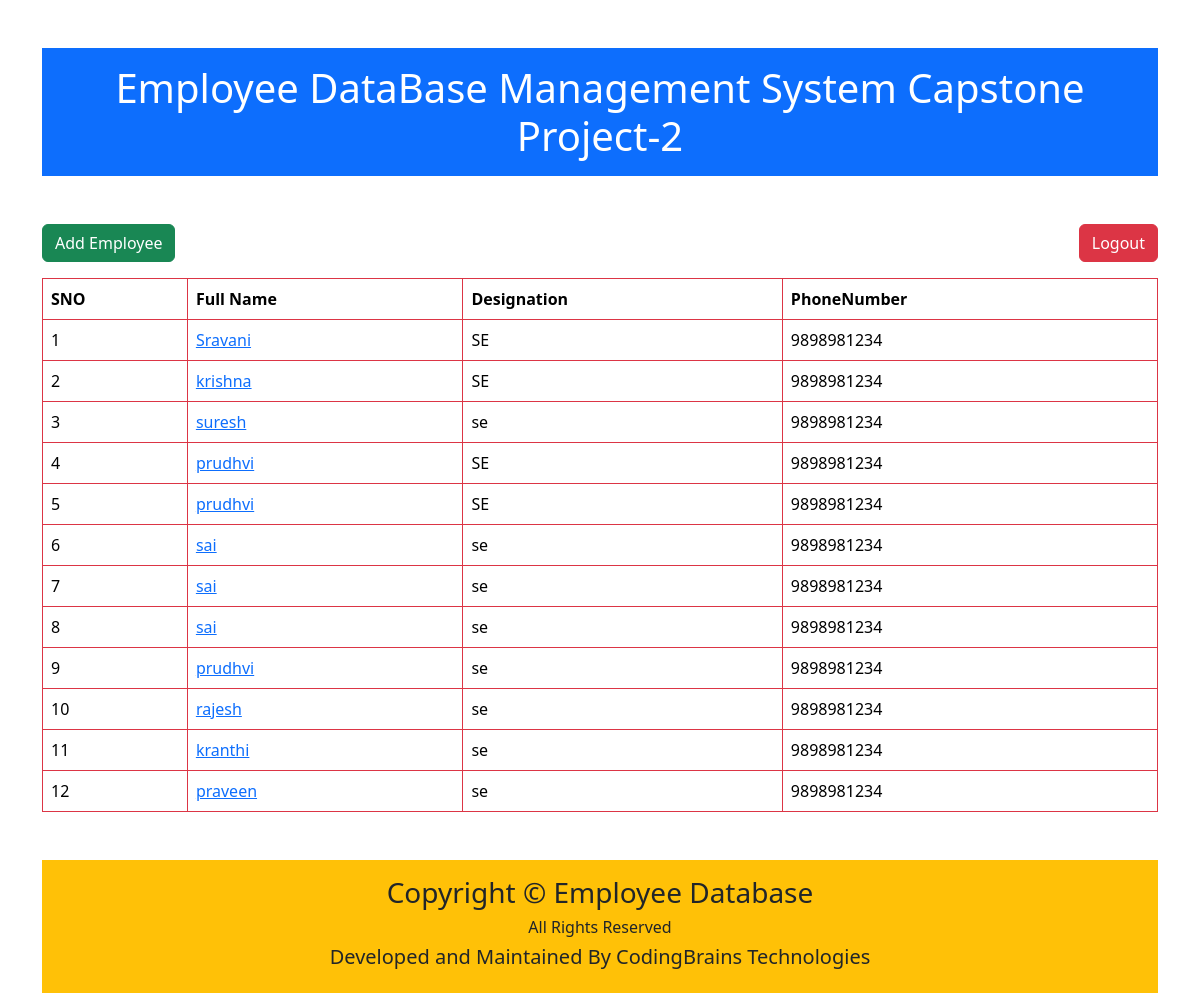
The app's page / (signed in) with its own data.
### Salary/models.py (models this page shows)
class Employee(models.Model):
    first_name=models.CharField(max_length=100)
    last_name=models.CharField(max_length=100)
    photo=models.CharField(max_length=100)
    designation=models.CharField(max_length=100)
    email_address=models.CharField(max_length=100)
    phone_number=models.CharField(max_length=100)
    work_exp=models.CharField(max_length=100)

### Salary/views.py (the view)
# urls.py: 2. Add a URL to urlpatterns:  path('', views.home, name='home')
@login_required
def home(request):
    employees=Employee.objects.all()
    return render(request,'Salary/home.html',{'employees':employees})

### Salary/templates/Salary/home.html (shortened to what this page needs)
<!DOCTYPE html>
<html lang="en">
<head>
    <link href="https://cdn.jsdelivr.net/npm/bootstrap@5.3.5/dist/css/bootstrap.min.css" rel="stylesheet">
</head>
<body>
    <div class="container mt-5">
    <h1 class="mb-5 bg-primary text-center text-white p-3">Employee DataBase Management System Capstone Project-2</h1>
    <a href="{% url "add_employee" %}" class="btn btn-success mb-3">Add Employee</a>
    <a href="{% url "logout" %}" class="btn btn-danger float-end">Logout</a>
    <table class="table table-hover table-bordered border-danger">
        <thead>
        <tr>
            <th>SNO</th>
            <th>Full Name</th>
            <th>Designation</th>
            <th>PhoneNumber</th>
        </tr>
    </thead>
    <tbody>
        {% for x in employees %}
        <tr>
            <td>{{forloop.counter}}</td>
            <td><a href="{% url "employee_detail" x.id %}">{{x.first_name}}</td></a>
            <td>{{x.designation}}</td>
            <td>{{x.phone_number}}</td>
        </tr>
        {% endfor %}
    </tbody>
    </table>
</div>
<div class="container">
<footer class="text-center mt-5 bg-warning p-3">
    <div class="row">
        <div class="col">
             <h3>Copyright &copy; Employee Database</h3>
             <h6>All Rights Reserved</h6>
             <h5>Developed and Maintained By CodingBrains Technologies</h5>
        </div>
    </div>
</footer>
</div>
</body>
</html>

### records on screen
Employee: first_name "Sravani", designation "SE", phone_number "9898981234"
Employee: first_name "krishna", designation "SE", phone_number "9898981234"
Employee: first_name "suresh", designation "se", phone_number "9898981234"
Employee: first_name "prudhvi", designation "SE", phone_number "9898981234"
Employee: first_name "prudhvi", designation "SE", phone_number "9898981234"
Employee: first_name "sai", designation "se", phone_number "9898981234"
Employee: first_name "sai", designation "se", phone_number "9898981234"
Employee: first_name "sai", designation "se", phone_number "9898981234"
Employee: first_name "prudhvi", designation "se", phone_number "9898981234"
Employee: first_name "rajesh", designation "se", phone_number "9898981234"
Employee: first_name "kranthi", designation "se", phone_number "9898981234"
Employee: first_name "praveen", designation "se", phone_number "9898981234"
